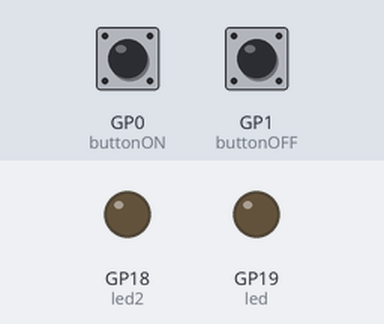
A program run on a simulated Raspberry Pi Pico running MicroPython. Parts: output pins drawn as LEDs (lit = HIGH). Dashed ring = blinking. Inputs (shaded band) come from the test bench; at power-on: GP0 (buttonON) LOW, GP1 (buttonOFF) LOW.

Above: at 1.2 s.
1.3 s: GP0 (buttonON) pulled HIGH for 0.15 s
At 1.7 s:
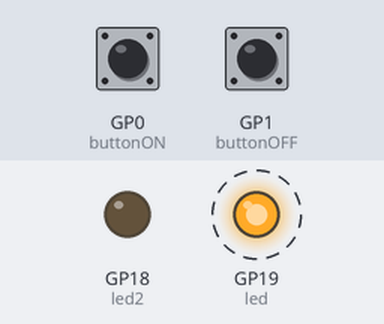
4.4 s: GP1 (buttonOFF) pulled HIGH for 1 s
At 5.7 s:
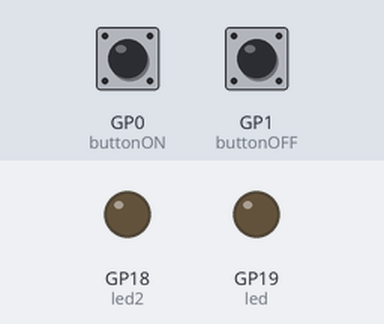
6.9 s: GP0 (buttonON) pulled HIGH for 1 s
At 10.8 s:
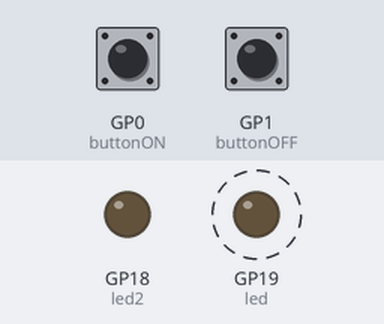
10.9 s: GP1 (buttonOFF) pulled HIGH for 0.15 s
At 12.0 s:
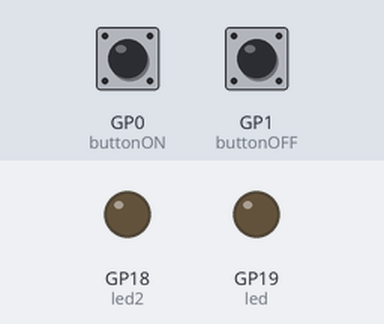
Timing chart, 0 to 13.5 s (numbered marks = the images above; inputs shaded):
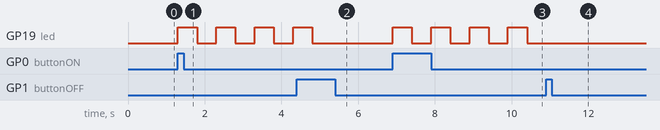

The program:

def_test.py
```python
import machine
import utime

buttonON = machine.Pin(0, machine.Pin.IN, machine.Pin.PULL_DOWN)
buttonOFF = machine.Pin(1, machine.Pin.IN, machine.Pin.PULL_DOWN)
led = machine.Pin(19, machine.Pin.OUT)
led2 = machine.Pin(18, machine.Pin.OUT)


def start():
    while True:
        led.value(1)
        utime.sleep(0.5)
        led.value(0)
        utime.sleep(0.5)

        if buttonOFF.value() == 1:

            break


while True:
    if buttonON.value() == 1:
        start()
```

Measured:
- after the input at 1.3 s, GP19 (led): alternates HIGH for 0.50 s and LOW for 0.50 s, starting at once
- after the input at 4.4 s, GP19 (led): goes on until 4.8 s, then stays LOW
- after the input at 6.9 s, GP19 (led): alternates HIGH for 0.50 s and LOW for 0.50 s, starting at once
- after the input at 10.9 s, GP19 (led): stops changing and stays LOW
